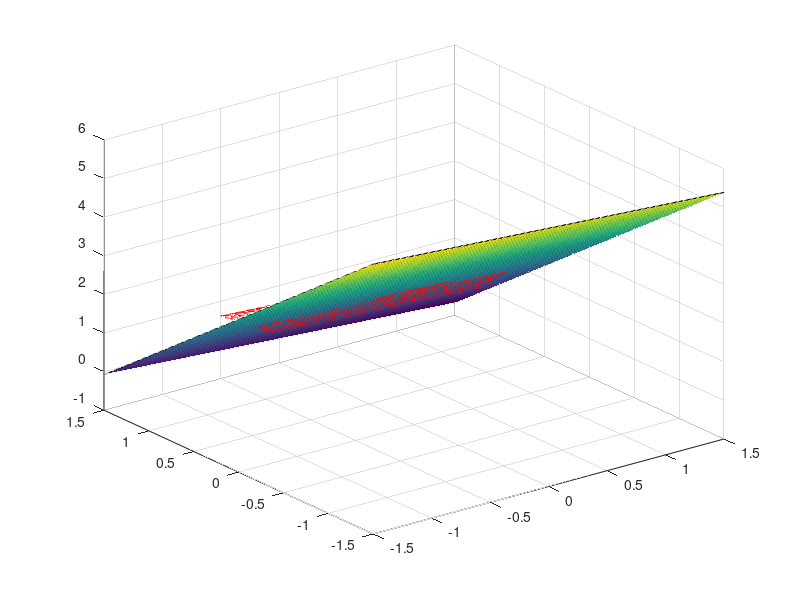

Recreate this plot in MATLAB. (Note: this script raises an error after producing the figure.)
clear
clc

clear_table_data = load('clear_table.txt');
%%% Code for part A
x = clear_table_data(:,1);
y = clear_table_data(:,2);
z = clear_table_data(:,3);
A = [x, y, ones(size(z))];
coeff_clean = A\ z
[x1, y1] = meshgrid(-1.5:0.01:1.5);
z1 = coeff_clean(1)*x1 + coeff_clean(2)*y1 + coeff_clean(3);
surf (x1,y1,z1)
hold on
plot3(clear_table_data(:,1), clear_table_data(:,2), clear_table_data(:,3), 'r')
hold off
c1 = coeff_clean(1);
c2 = coeff_clean(2);
c3 = -1;
c4 = coeff_clean(3);
dist = 0;
for i=1:1:size(A,1)
    distPoint = abs(c1*x(i) + c2*y(i) + c3*z(i) + c4);
    norm = c1*c1 + c2*c2 + c3*c3;
    distNorm = distPoint / sqrt(norm);
    dist = dist + distNorm;
end
dist = dist/size(A,1)

%%Code for part B
clutter_table_data = load('cluttered_table.txt');
x = clutter_table_data(:,1);
y = clutter_table_data(:,2);
z = clutter_table_data(:,3);
A = [x, y, ones(size(z))];
coeff_noisy = A\ z
[x1, y1] = meshgrid(-1.5:0.01:1.5);
z1 = coeff_noisy(1)*x1 + coeff_noisy(2)*y1 + coeff_noisy(3);
surf (x1,y1,z1)
hold on
plot3(clutter_table_data(:,1), clutter_table_data(:,2), clutter_table_data(:,3), 'r')
hold off

%%% Code for part C

clutter_table_data = load('cluttered_table.txt');
finalCoeff = ransac(clutter_table_data,1000, 0.0029, 0)
[x1,y1] = meshgrid(-1.5:0.01:1.5);
z1 = finalCoeff(1)*x1 + finalCoeff(2)*y1 + finalCoeff(3);
surf (x1,y1,z1)
hold on
plot3(clutter_table_data(:,1), clutter_table_data(:,2), clutter_table_data(:,3), 'r')
hold off

%% Code for part D
clean_hallway_data = load('clean_hallway.txt');
xMin = min(clean_hallway_data(:,1));
xMax = max(clean_hallway_data(:,1));
yMin = min(clean_hallway_data(:,2));
yMax = max(clean_hallway_data(:,1));
plot3(clean_hallway_data(:,1), clean_hallway_data(:,2), clean_hallway_data(:,3))
hold on

coeffPlane1 = ransac(clean_hallway_data, 1000, 0.0029, 0)
planeIndices = checkPointInPlane(coeffPlane1,0.01, clean_hallway_data);
clean_hallway_data(planeIndices,:) = [];
%size(clean_hallway_data)
%plot3(planeIndices(:,1), planeIndices(:,2), planeIndices(:,3))


coeffPlane2 = ransac(clean_hallway_data, 1000, 0.0029, 0)
planeIndices = checkPointInPlane(coeffPlane2,0.01, clean_hallway_data);
clean_hallway_data(planeIndices,:) = [];
%%size(clean_hallway_data)
%plot3(planeIndices(:,1), planeIndices(:,2), planeIndices(:,3))

coeffPlane3 = ransac(clean_hallway_data, 1000, 0.0029, 0)
planeIndices = checkPointInPlane(coeffPlane3,0.01, clean_hallway_data);
clean_hallway_data(planeIndices,:) = [];
%%size(clean_hallway_data)
%%plot3(planeIndices(:,1), planeIndices(:,2), planeIndices(:,3))

coeffPlane4 = ransac(clean_hallway_data, 1000, 0.0029, 0)
planeIndices = checkPointInPlane(coeffPlane4,0.01, clean_hallway_data);
clean_hallway_data(planeIndices,:) = [];
%%size(clean_hallway_data)
%plot3(planeIndices(:,1), planeIndices(:,2), planeIndices(:,3))

[x1,y1] = meshgrid(xMin:0.01:xMax, yMin:0.01:yMax);
z1 = coeffPlane1(1)*x1 + coeffPlane1(2)*y1 + coeffPlane1(3);
z2 = coeffPlane2(1)*x1 + coeffPlane2(2)*y1 + coeffPlane2(3);
z3 = coeffPlane3(1)*x1 + coeffPlane3(2)*y1 + coeffPlane3(3);
z4 = coeffPlane4(1)*x1 + coeffPlane4(2)*y1 + coeffPlane4(3);
surf (x1,y1,z1)
surf (x1,y1,z2)
surf (x1,y1,z3)
surf (x1,y1,z4)
hold off

function[pointIndices] = checkPointInPlane(coeffs, tol, dataPoints)
    c1 = coeffs(1);
    c2 = coeffs(2);
    c3 = -1;
    c4 = coeffs(3);
    dist = 0;
    pointIndices = [];
    x = dataPoints(:,1);
    y = dataPoints(:,2);
    z = dataPoints(:,3);
    for i=1:1:size(dataPoints,1)
        distPoint = abs(c1*x(i) + c2*y(i) + c3*z(i) + c4);
        norm = c1*c1 + c2*c2 + c3*c3;
        distNorm = distPoint / sqrt(norm);
        dist = distNorm;
        if (dist < tol)
            pointIndices = [pointIndices, i];
        end
    end
end

function[finalCoeff] = ransac(dataPoints, iter, tolerance, inliers)
    num_examples = size(dataPoints, 1);
    for i=1:1:iter
        randCombination = randperm(num_examples);
        ransacInputIndex = randCombination(1:3);
        x = dataPoints(ransacInputIndex,1);
        y = dataPoints(ransacInputIndex,2);
        z = dataPoints(ransacInputIndex,3);
        A = [x,y,ones(size(z))];
        coeff = A\z;
        xEval = dataPoints(randCombination(4:end),1);
        yEval = dataPoints(randCombination(4:end),2);
        zEval = dataPoints(randCombination(4:end),3);
        AEval = [xEval, yEval, ones(size(zEval))];
        c1 = coeff(1);
        c2 = coeff(2);
        c3 = -1;
        c4 = coeff(3);
        count = 0;
        for j=1:1:size(AEval,1)
            distPoint = abs(c1*xEval(j) + c2*yEval(j) + c3*zEval(j) + c4);
            norm = c1*c1 + c2*c2 + c3*c3;
            dist = distPoint / sqrt(norm);
            if (dist < tolerance) 
                count = count + 1;
            end
        end
        count;
        if (count > inliers)
            finalCoeff = coeff;
            inliers = count;
        end
    end
end


